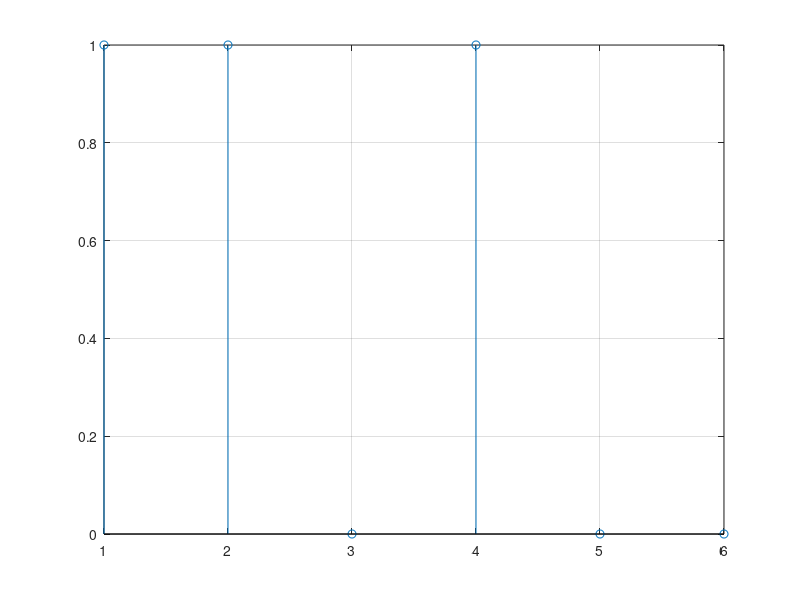

MATLAB code to generate this figure:
 Fs = 12000
 N = 0.5*12; %numar esantioane 0.5 ms * 12kHz
 n = 1:N;
 for i = 1:1:N
     v(i) = round(rand);
 end
 ts = 1/Fs;
 t = ts:ts:N*ts;
 % plot(t,v);
  
 stem(n,v),grid %semnalul discret in functie de n

